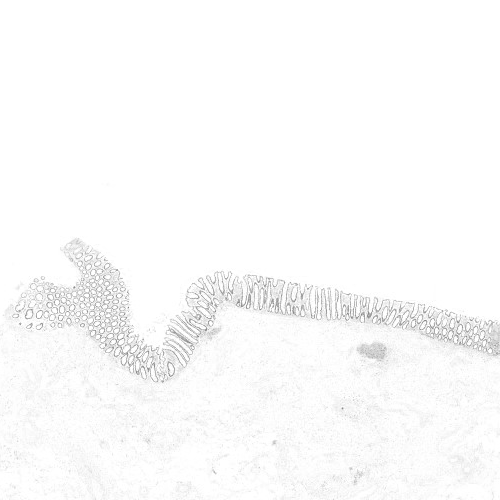
#> input picture fixed_img.png, 500 x 500 px
$ python translate_transform.py
#> lines starting #> are read from the running program, lines starting #| are printed output that depends on the picture
### utils.py
import itertools
import numpy as np
from numpy.linalg import inv
import matplotlib.pyplot as plt

def get_patch_dimensions(canvas_size, transform):
    N = canvas_size[0]
    x = [np.linspace(1, canvas_size[0], N, endpoint=True), np.ones(canvas_size[1]) * canvas_size[0],
         np.linspace(1, canvas_size[0], N, endpoint=True), np.ones(canvas_size[1])]
    x = np.array(list(itertools.chain.from_iterable(x))) - 1

    N = canvas_size[1]
    y = [np.ones(canvas_size[0]), np.linspace(1, canvas_size[1], N, endpoint=True),
         np.ones(canvas_size[0]) * canvas_size[1], np.linspace(1, canvas_size[1], N, endpoint=True)]
    y = np.array(list(itertools.chain.from_iterable(y))) - 1

    points = np.array([x, y]).transpose()
    transformed_points = transform_points(points, transform)

    width = int(np.max([np.max(transformed_points[:, 0]) + 1, canvas_size[1]]))
    height = int(np.max([np.max(transformed_points[:, 1]) + 1, canvas_size[0]]))
    return [height, width]


def transform_points(points, matrix):
	pts_pad = np.hstack([points, np.ones((points.shape[0], 1))])
	points_warp = np.dot(pts_pad, matrix.T)
	return points_warp[:, :-1]


def apply_transform(image, transform):
    inv_transform = inv(transform)
    new_image_shape = get_patch_dimensions([image.shape[1], image.shape[0]], inv_transform)
    new_image = np.zeros(new_image_shape)
    for iRow in range(image.shape[0]):
        for iCol in range(image.shape[1]):
            coord = np.array([[iCol, iRow]])
            transform_coord = transform_points(coord, inv_transform)
            if (not (transform_coord < 0).any()) and (transform_coord[0, 0] < image.shape[1]) and (transform_coord[0, 1] < image.shape[0]):
                new_image[iRow, iCol] = image[int(transform_coord[0, 1]), int(transform_coord[0, 0])]
                # new_image[int(transform_coord[0, 1]), int(transform_coord[0, 0])] = image[iRow, iCol]

    transformed_image = new_image[0:image.shape[0], 0:image.shape[1]]

    _, axs = plt.subplots(1, 2, figsize=(15, 10))
    axs[0].imshow(image, cmap='gray')
    axs[0].set_title("Input Image")
    axs[1].imshow(transformed_image, cmap='gray')
    axs[1].set_title("Transformed Image")
    plt.show()

    return transformed_image

### translate_transform.py
from skimage.io import imread
import numpy as np
import os
import scipy.io as sio
import matplotlib.pyplot as plt
import itertools
from numpy.linalg import inv
import cv2
import time
import utils


# Press the green button in the gutter to run the script.
if __name__ == '__main__':
    fixed_image = imread('fixed_img.png')
#> fixed_image is the input picture: shape (500, 500); min 127, max 255, mean 250.9

    transform_matrix = np.array([[1, 0, -5], [0, 1, 5], [0, 0, 1]]).astype(float)
    moving_image = cv2.warpAffine(fixed_image, transform_matrix[0:-1], fixed_image.shape[:2][::-1])
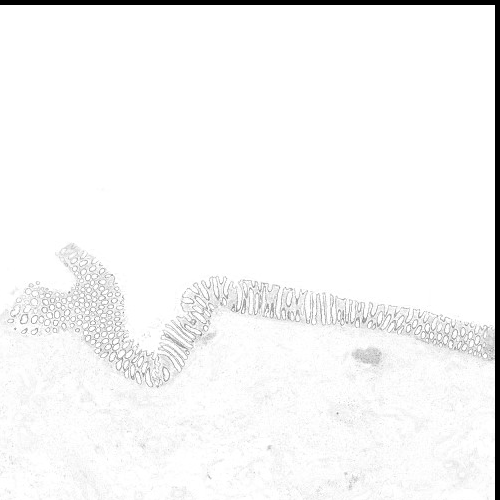
#> moving_image: shape (500, 500); min 0, max 255, mean 245.8

    # _, axs = plt.subplots(1, 2, figsize=(15, 10))
    # axs[0].imshow(fixed_image)
    # axs[0].set_title("Fixed Image")
    # axs[1].imshow(moving_image)
    # axs[1].set_title("Moving Image")
    # plt.show()

    start_time = time.time()
    transformed_image = utils.apply_transform(moving_image, inv(transform_matrix)).astype(int)
#> in apply_transform, `inv_transform = inv(transform)`: inv_transform = [[1, 0, -5], [0, 1, 5], [0, 0, 1]]
#> in transform_points, `points_warp = np.dot(pts_pad, matrix.T)`: points_warp = 2000 rows, first 8: [-5, 5, 1], [-4, 5, 1], [-3, 5, 1], [-2, 5, 1], [-1, 5, 1], [0, 5, 1], [1, 5, 1], [2, 5, 1]
#> in get_patch_dimensions, `transformed_points = transform_points(points, transform)`: transformed_points = 2000 pairs, first value -5 to 494, second value 5 to 504
#> in get_patch_dimensions, `width = int(np.max([np.max(transformed_points[:, 0]) + 1, canvas_size[..`: width = 500
#> in get_patch_dimensions, `height = int(np.max([np.max(transformed_points[:, 1]) + 1, canvas_size..`: height = 505
#> in apply_transform, `new_image_shape = get_patch_dimensions([image.shape[1], image.shape[0]..`: new_image_shape = [505, 500]
#> the loop in apply_transform, `for iRow in range(image.shape[0]):` made 500 passes
#> after the loop in apply_transform, `for iRow in range(image.shape[0]):`:
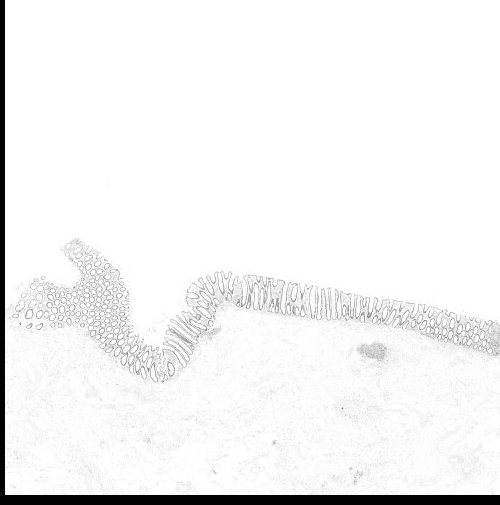
#> new_image: shape (505, 500) float64; min 0, max 255, mean 243.4
#> in apply_transform, `transformed_image = new_image[0:image.shape[0], 0:image.shape[1]]`:
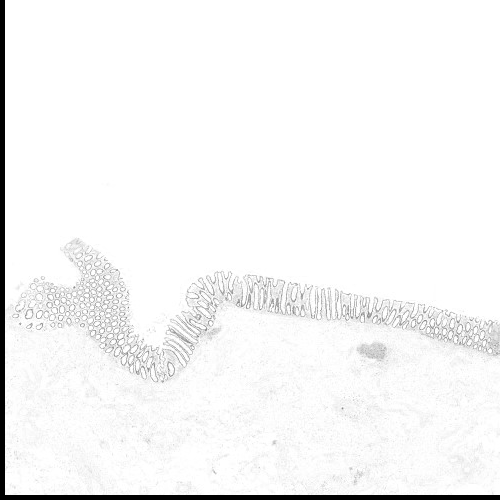
#> transformed_image: shape (500, 500) float64; min 0, max 255, mean 245.8
#> in apply_transform, `plt.show()`:
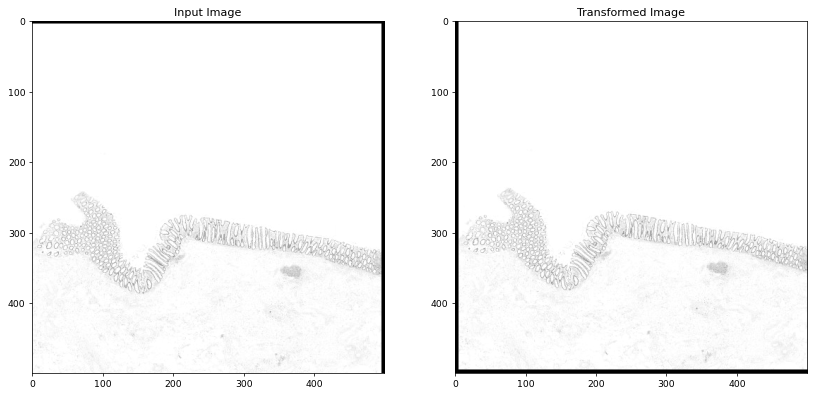
#> figure drawn by matplotlib, 2 panels
    end_time = time.time()
    total_time = end_time -start_time
    print('Time taken %0.2f seconds'%(total_time))

    registered_overlay = np.dstack((transformed_image, fixed_image, transformed_image))
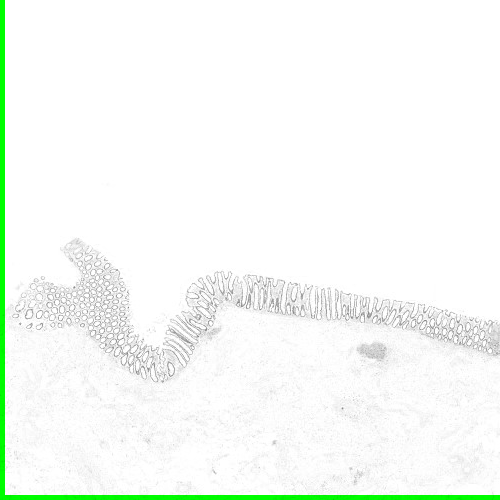
#> registered_overlay: shape (500, 500, 3) int64; mean of channels 0, 1, 2 245.8, 250.9, 245.8; drawn as R, G, B

    _, axs = plt.subplots(1, 3, figsize=(15, 10))
    axs[0].imshow(fixed_image)
    axs[0].set_title("Fixed Image")
    axs[1].imshow(moving_image)
    axs[1].set_title("Moving Image")
    axs[2].imshow(registered_overlay)
    axs[2].set_title("Registered Overlay")
    plt.show()
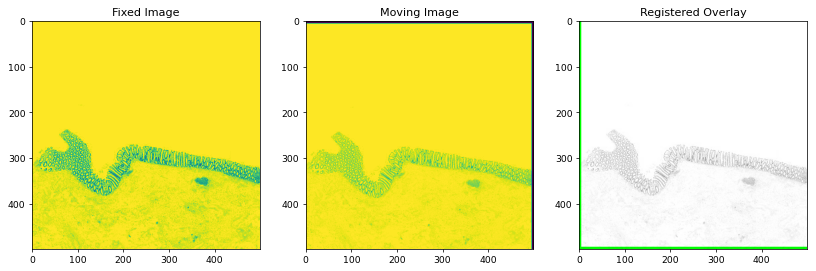
#> figure drawn by matplotlib, 3 panels
